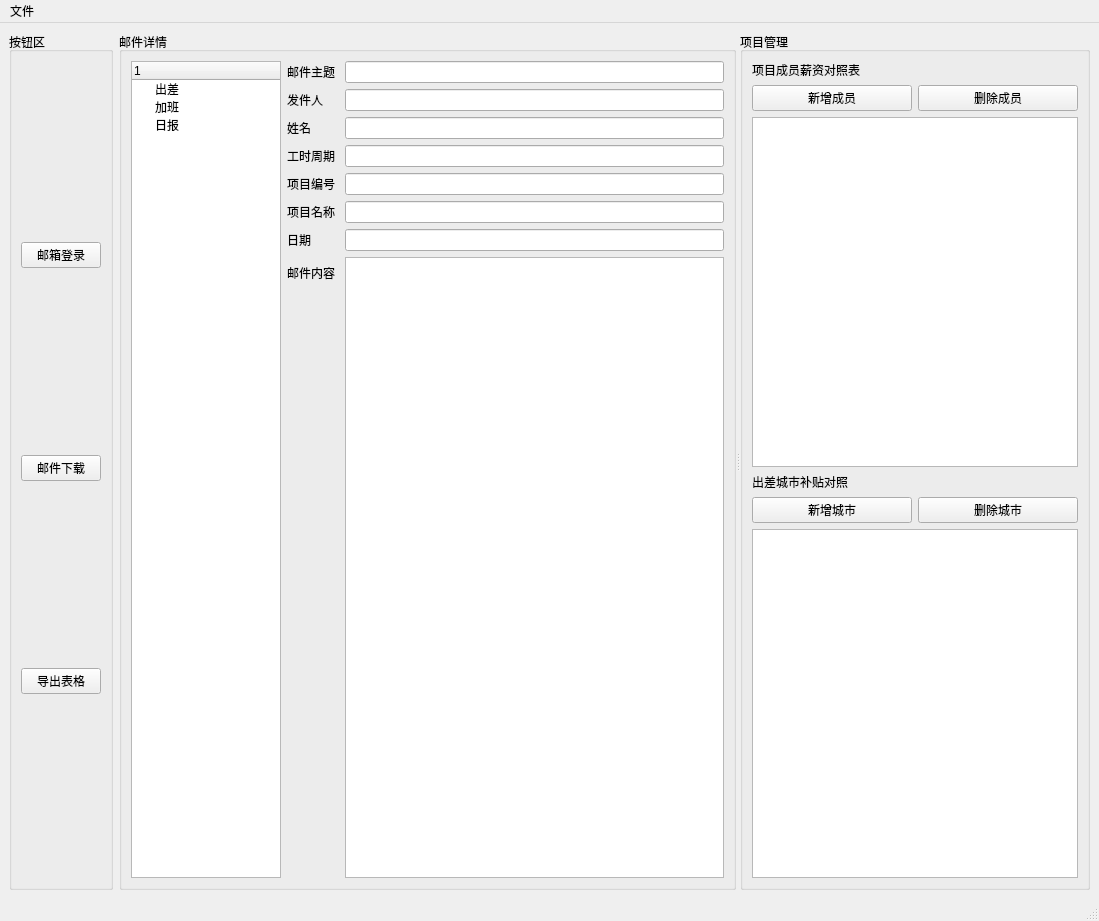
<?xml version="1.0" encoding="UTF-8"?>
<ui version="4.0">
 <class>MainWindow</class>
 <widget class="QMainWindow" name="MainWindow">
  <property name="geometry">
   <rect>
    <x>0</x>
    <y>0</y>
    <width>1099</width>
    <height>921</height>
   </rect>
  </property>
  <property name="windowTitle">
   <string>MainWindow</string>
  </property>
  <widget class="QWidget" name="centralwidget">
   <layout class="QHBoxLayout" name="horizontalLayout_3">
    <item>
     <widget class="QGroupBox" name="box_btn_region">
      <property name="title">
       <string>按钮区</string>
      </property>
      <layout class="QVBoxLayout" name="verticalLayout_3">
       <item>
        <widget class="QPushButton" name="btn_mail_login">
         <property name="text">
          <string>邮箱登录</string>
         </property>
        </widget>
       </item>
       <item>
        <widget class="QPushButton" name="btn_down_email">
         <property name="text">
          <string>邮件下载</string>
         </property>
        </widget>
       </item>
       <item>
        <widget class="QPushButton" name="btn_export_excel">
         <property name="text">
          <string>导出表格</string>
         </property>
        </widget>
       </item>
      </layout>
     </widget>
    </item>
    <item>
     <widget class="QSplitter" name="splitter">
      <property name="orientation">
       <enum>Qt::Horizontal</enum>
      </property>
      <widget class="QGroupBox" name="box_email_detail">
       <property name="title">
        <string>邮件详情</string>
       </property>
       <layout class="QHBoxLayout" name="horizontalLayout_4">
        <item>
         <widget class="QTreeWidget" name="treeWidget">
          <property name="maximumSize">
           <size>
            <width>150</width>
            <height>16777215</height>
           </size>
          </property>
          <column>
           <property name="text">
            <string>1</string>
           </property>
          </column>
          <item>
           <property name="text">
            <string>出差</string>
           </property>
          </item>
          <item>
           <property name="text">
            <string>加班</string>
           </property>
          </item>
          <item>
           <property name="text">
            <string>日报</string>
           </property>
          </item>
         </widget>
        </item>
        <item>
         <layout class="QFormLayout" name="formLayout_email">
          <item row="0" column="0">
           <widget class="QLabel" name="label_subject">
            <property name="text">
             <string>邮件主题 </string>
            </property>
           </widget>
          </item>
          <item row="0" column="1">
           <widget class="QLineEdit" name="line_subject_mail"/>
          </item>
          <item row="1" column="0">
           <widget class="QLabel" name="label_send_mail">
            <property name="text">
             <string>发件人</string>
            </property>
           </widget>
          </item>
          <item row="1" column="1">
           <widget class="QLineEdit" name="line_send_mail"/>
          </item>
          <item row="2" column="0">
           <widget class="QLabel" name="label_name_email">
            <property name="text">
             <string>姓名</string>
            </property>
           </widget>
          </item>
          <item row="2" column="1">
           <widget class="QLineEdit" name="line_name"/>
          </item>
          <item row="3" column="0">
           <widget class="QLabel" name="label_day_num">
            <property name="text">
             <string>工时周期</string>
            </property>
           </widget>
          </item>
          <item row="3" column="1">
           <widget class="QLineEdit" name="line_day_num"/>
          </item>
          <item row="4" column="0">
           <widget class="QLabel" name="label_project_code">
            <property name="text">
             <string>项目编号</string>
            </property>
           </widget>
          </item>
          <item row="4" column="1">
           <widget class="QLineEdit" name="line_project_code"/>
          </item>
          <item row="5" column="0">
           <widget class="QLabel" name="label_project_name">
            <property name="text">
             <string>项目名称</string>
            </property>
           </widget>
          </item>
          <item row="5" column="1">
           <widget class="QLineEdit" name="line_project_name"/>
          </item>
          <item row="6" column="0">
           <widget class="QLabel" name="label_project_date">
            <property name="text">
             <string>日期</string>
            </property>
           </widget>
          </item>
          <item row="6" column="1">
           <widget class="QLineEdit" name="line_date"/>
          </item>
          <item row="7" column="0">
           <widget class="QLabel" name="label_content_email">
            <property name="text">
             <string>邮件内容</string>
            </property>
           </widget>
          </item>
          <item row="7" column="1">
           <widget class="QTextEdit" name="text_content_mail"/>
          </item>
         </layout>
        </item>
       </layout>
      </widget>
      <widget class="QGroupBox" name="groupBox">
       <property name="title">
        <string>项目管理</string>
       </property>
       <layout class="QVBoxLayout" name="verticalLayout_4">
        <item>
         <layout class="QVBoxLayout" name="verticalLayout">
          <item>
           <widget class="QLabel" name="laeb_employee">
            <property name="maximumSize">
             <size>
              <width>16777215</width>
              <height>30</height>
             </size>
            </property>
            <property name="text">
             <string>项目成员薪资对照表</string>
            </property>
           </widget>
          </item>
          <item>
           <layout class="QHBoxLayout" name="horizontalLayout">
            <item>
             <widget class="QPushButton" name="add_employee">
              <property name="text">
               <string>新增成员</string>
              </property>
             </widget>
            </item>
            <item>
             <widget class="QPushButton" name="del_employee">
              <property name="text">
               <string>删除成员</string>
              </property>
             </widget>
            </item>
           </layout>
          </item>
          <item>
           <widget class="QTableWidget" name="tabl_employee"/>
          </item>
         </layout>
        </item>
        <item>
         <layout class="QVBoxLayout" name="verticalLayout_2">
          <item>
           <widget class="QLabel" name="label_city">
            <property name="maximumSize">
             <size>
              <width>16777215</width>
              <height>30</height>
             </size>
            </property>
            <property name="text">
             <string>出差城市补贴对照</string>
            </property>
           </widget>
          </item>
          <item>
           <layout class="QHBoxLayout" name="horizontalLayout_2">
            <item>
             <widget class="QPushButton" name="add_city">
              <property name="text">
               <string>新增城市</string>
              </property>
             </widget>
            </item>
            <item>
             <widget class="QPushButton" name="del_city">
              <property name="text">
               <string>删除城市</string>
              </property>
             </widget>
            </item>
           </layout>
          </item>
          <item>
           <widget class="QTableWidget" name="tableWidget_2"/>
          </item>
         </layout>
        </item>
       </layout>
      </widget>
     </widget>
    </item>
   </layout>
  </widget>
  <widget class="QMenuBar" name="menubar_obj">
   <property name="geometry">
    <rect>
     <x>0</x>
     <y>0</y>
     <width>1099</width>
     <height>26</height>
    </rect>
   </property>
   <widget class="QMenu" name="menu_file_2">
    <property name="title">
     <string>文件</string>
    </property>
    <addaction name="login"/>
    <addaction name="outlogin"/>
   </widget>
   <addaction name="menu_file_2"/>
  </widget>
  <widget class="QStatusBar" name="status_bar"/>
  <action name="menu_file">
   <property name="text">
    <string>文件</string>
   </property>
   <property name="toolTip">
    <string>文件</string>
   </property>
  </action>
  <action name="login">
   <property name="text">
    <string>邮箱登录</string>
   </property>
   <property name="toolTip">
    <string>邮箱登录</string>
   </property>
  </action>
  <action name="outlogin">
   <property name="text">
    <string>退出</string>
   </property>
   <property name="toolTip">
    <string>退出</string>
   </property>
   <property name="shortcut">
    <string>Ctrl+C</string>
   </property>
  </action>
 </widget>
 <resources/>
 <connections/>
</ui>
